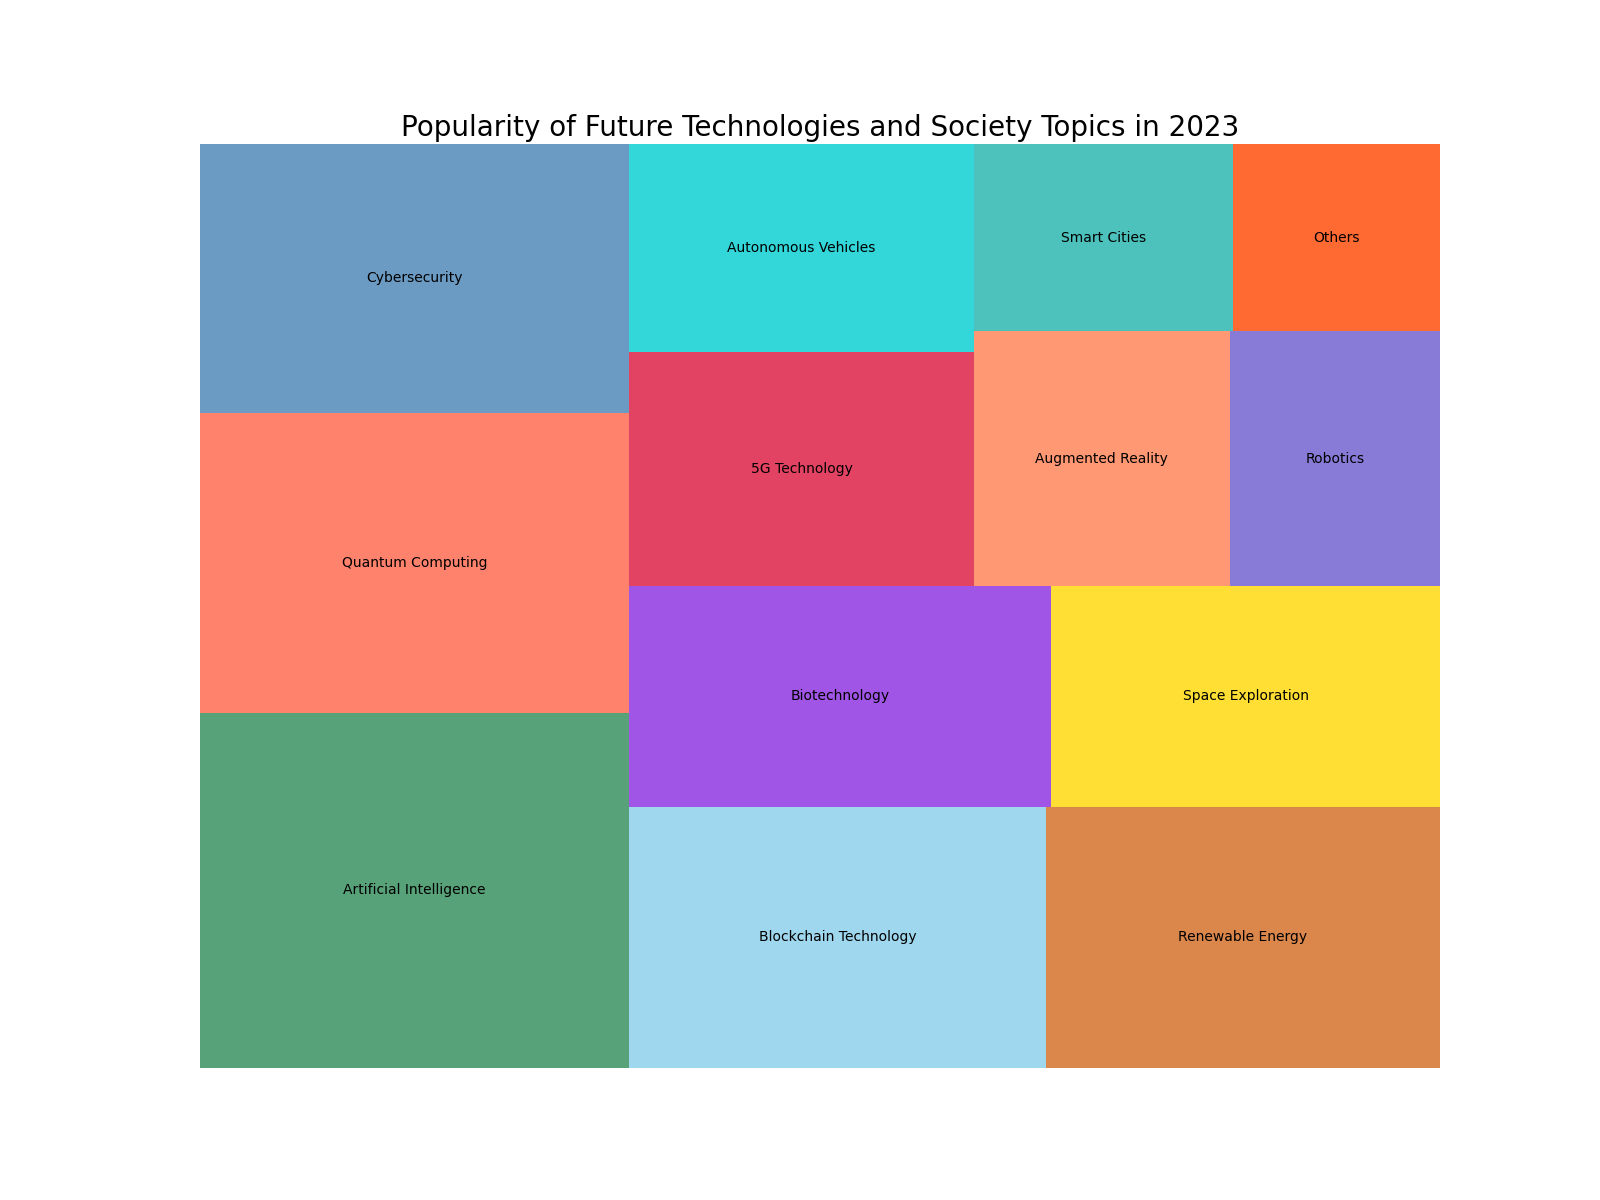

Write Python code to recreate this figure.

import matplotlib.pyplot as plt
import squarify

# Data for Future Technologies & Society
topics = [
    'Artificial Intelligence', 'Quantum Computing', 'Cybersecurity', 
    'Blockchain Technology', 'Renewable Energy', 'Biotechnology', 
    'Space Exploration', '5G Technology', 'Autonomous Vehicles', 
    'Augmented Reality', 'Robotics', 'Smart Cities', 'Others'
]
popularity = [
    18.5, 15.6, 14.0, 13.2, 12.5, 11.3, 
    10.4, 9.8, 8.7, 7.9, 6.5, 5.9, 4.7
]

# Custom color scheme
colors = [
    '#2E8B57', '#FF6347', '#4682B4', '#87CEEB', '#D2691E', 
    '#8A2BE2', '#FFD700', '#DC143C', '#00CED1', '#FF7F50', 
    '#6A5ACD', '#20B2AA', '#FF4500'
]

# Treemap
plt.figure(figsize=(16, 12))  # Adjusting the size of the treemap
squarify.plot(sizes=popularity, label=topics, color=colors, alpha=0.8)
plt.title('Popularity of Future Technologies and Society Topics in 2023', fontsize=20)
plt.axis('off')  # No axes for a cleaner look

plt.show()
